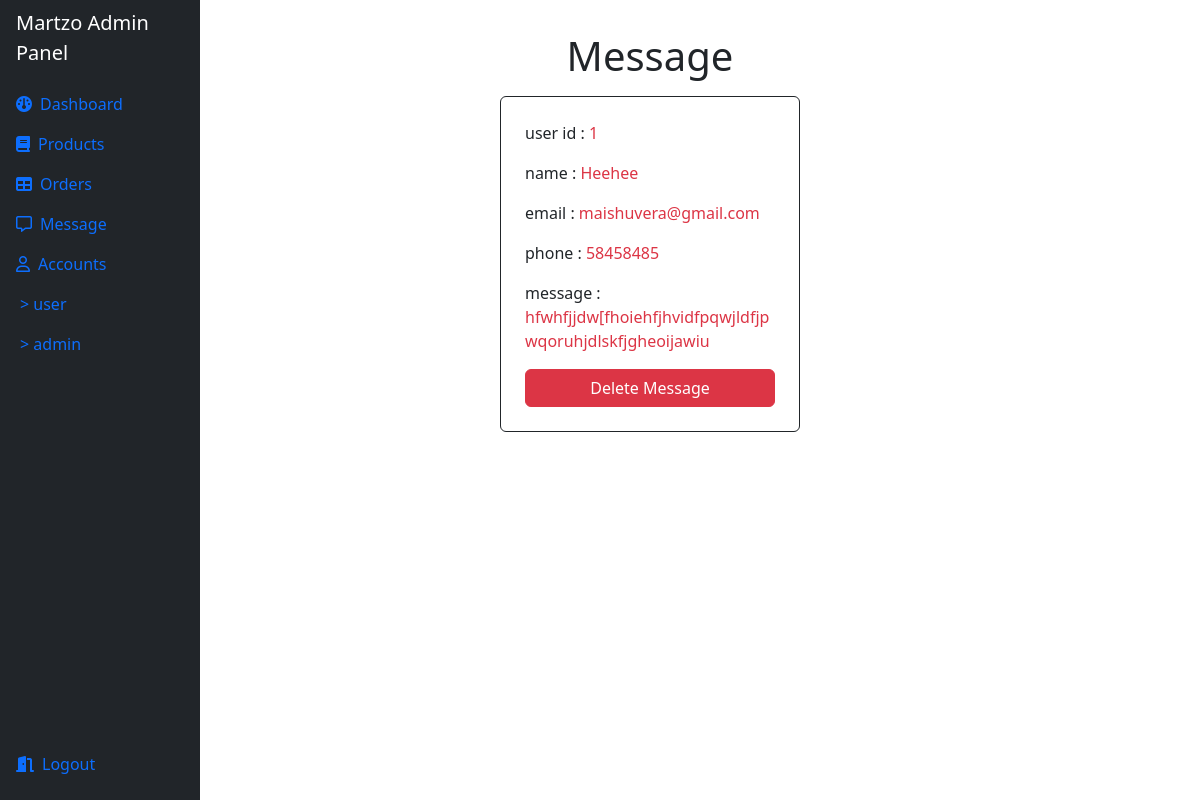
The app's page /admin/admin_contact.php (signed in) with its own data.
### tables this page shows
CREATE TABLE `message` (
  `id` int(11) NOT NULL,
  `user_id` int(11) NOT NULL,
  `name` varchar(100) NOT NULL,
  `email` varchar(100) NOT NULL,
  `phone` int(11) NOT NULL,
  `message` varchar(500) NOT NULL,
  `created_at` timestamp NOT NULL DEFAULT current_timestamp()
);

### admin/admin_contact.php (the view, shortened to what this page needs)
<!DOCTYPE html>
<html lang="en">
<head>
    <link rel="stylesheet" href="../css/bootstrap.min.css">
</head>
<body>
    <?php include './admin_header.php'?>
    <div class="col-9 py-3 px-4 float-start">
        <h1 class="text-center my-3">Message</h1>
        <div class="container d-flex flex-wrap justify-content-evenly">
            <?php
            $select = mysqli_query($conn, "SELECT * FROM `message`") or die('query failed');
            if(mysqli_num_rows($select)>0){
                while($row = mysqli_fetch_assoc($select)){
            ?>
            <div class="card border border-dark p-4" style="width: 300px;">
                <p>user id : <span class="text-danger"><?php echo $row['user_id']?></span></p>
                <p>name : <span class="text-danger"><?php echo $row['name']?></span></p>
                <p>email : <span class="text-danger"><?php echo $row['email']?></span></p>
                <p>phone : <span class="text-danger"><?php echo $row['phone']?></span></p>
                <p>message : <span class="text-danger"><?php echo $row['message']?></span></p>
                <a href="admin_contact.php?delete=<?php echo $row['id']?>" class="btn btn-danger">Delete Message</a>
            </div>
            <?php
                }
            }
            ?>
        </div>
    </div>
</body>
</html>

### records on screen
message: user "1", name "Heehee", email "maishuvera@gmail.com", phone "58458485", message "hfwhfjjdw[fhoiehfjhvidfpqwjldfjpwqoruhjdlskfjgheoijawiu"
